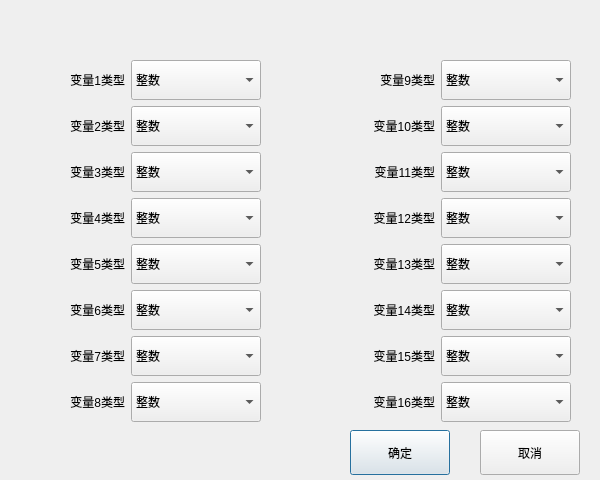
<?xml version="1.0" encoding="UTF-8"?>
<ui version="4.0">
 <class>VarTypeDialog</class>
 <widget class="QDialog" name="VarTypeDialog">
  <property name="windowModality">
   <enum>Qt::NonModal</enum>
  </property>
  <property name="geometry">
   <rect>
    <x>0</x>
    <y>0</y>
    <width>600</width>
    <height>480</height>
   </rect>
  </property>
  <property name="windowTitle">
   <string>Dialog</string>
  </property>
  <widget class="QWidget" name="layoutWidget">
   <property name="geometry">
    <rect>
     <x>320</x>
     <y>60</y>
     <width>251</width>
     <height>369</height>
    </rect>
   </property>
   <layout class="QGridLayout" name="gridLayout2">
    <property name="rightMargin">
     <number>0</number>
    </property>
    <property name="bottomMargin">
     <number>5</number>
    </property>
    <item row="0" column="0">
     <widget class="QLabel" name="label_var9">
      <property name="layoutDirection">
       <enum>Qt::LeftToRight</enum>
      </property>
      <property name="text">
       <string>变量9类型</string>
      </property>
      <property name="alignment">
       <set>Qt::AlignRight|Qt::AlignTrailing|Qt::AlignVCenter</set>
      </property>
     </widget>
    </item>
    <item row="0" column="1">
     <widget class="QComboBox" name="coboxVarType9">
      <property name="minimumSize">
       <size>
        <width>130</width>
        <height>40</height>
       </size>
      </property>
      <property name="font">
       <font>
        <family>SimSun</family>
       </font>
      </property>
      <property name="focusPolicy">
       <enum>Qt::StrongFocus</enum>
      </property>
      <property name="frame">
       <bool>true</bool>
      </property>
      <item>
       <property name="text">
        <string>整数</string>
       </property>
      </item>
      <item>
       <property name="text">
        <string>小数</string>
       </property>
      </item>
     </widget>
    </item>
    <item row="1" column="0">
     <widget class="QLabel" name="label_var10">
      <property name="layoutDirection">
       <enum>Qt::LeftToRight</enum>
      </property>
      <property name="text">
       <string>变量10类型</string>
      </property>
      <property name="alignment">
       <set>Qt::AlignRight|Qt::AlignTrailing|Qt::AlignVCenter</set>
      </property>
     </widget>
    </item>
    <item row="1" column="1">
     <widget class="QComboBox" name="coboxVarType10">
      <property name="minimumSize">
       <size>
        <width>130</width>
        <height>40</height>
       </size>
      </property>
      <property name="font">
       <font>
        <family>SimSun</family>
       </font>
      </property>
      <property name="focusPolicy">
       <enum>Qt::StrongFocus</enum>
      </property>
      <property name="frame">
       <bool>true</bool>
      </property>
      <item>
       <property name="text">
        <string>整数</string>
       </property>
      </item>
      <item>
       <property name="text">
        <string>小数</string>
       </property>
      </item>
     </widget>
    </item>
    <item row="2" column="0">
     <widget class="QLabel" name="label_var11">
      <property name="layoutDirection">
       <enum>Qt::LeftToRight</enum>
      </property>
      <property name="text">
       <string>变量11类型</string>
      </property>
      <property name="alignment">
       <set>Qt::AlignRight|Qt::AlignTrailing|Qt::AlignVCenter</set>
      </property>
     </widget>
    </item>
    <item row="2" column="1">
     <widget class="QComboBox" name="coboxVarType11">
      <property name="minimumSize">
       <size>
        <width>130</width>
        <height>40</height>
       </size>
      </property>
      <property name="font">
       <font>
        <family>SimSun</family>
       </font>
      </property>
      <property name="focusPolicy">
       <enum>Qt::StrongFocus</enum>
      </property>
      <property name="frame">
       <bool>true</bool>
      </property>
      <item>
       <property name="text">
        <string>整数</string>
       </property>
      </item>
      <item>
       <property name="text">
        <string>小数</string>
       </property>
      </item>
     </widget>
    </item>
    <item row="3" column="0">
     <widget class="QLabel" name="label_var12">
      <property name="layoutDirection">
       <enum>Qt::LeftToRight</enum>
      </property>
      <property name="text">
       <string>变量12类型</string>
      </property>
      <property name="alignment">
       <set>Qt::AlignRight|Qt::AlignTrailing|Qt::AlignVCenter</set>
      </property>
     </widget>
    </item>
    <item row="3" column="1">
     <widget class="QComboBox" name="coboxVarType12">
      <property name="minimumSize">
       <size>
        <width>130</width>
        <height>40</height>
       </size>
      </property>
      <property name="font">
       <font>
        <family>SimSun</family>
       </font>
      </property>
      <property name="focusPolicy">
       <enum>Qt::StrongFocus</enum>
      </property>
      <property name="frame">
       <bool>true</bool>
      </property>
      <item>
       <property name="text">
        <string>整数</string>
       </property>
      </item>
      <item>
       <property name="text">
        <string>小数</string>
       </property>
      </item>
     </widget>
    </item>
    <item row="4" column="0">
     <widget class="QLabel" name="label_var13">
      <property name="layoutDirection">
       <enum>Qt::LeftToRight</enum>
      </property>
      <property name="text">
       <string>变量13类型</string>
      </property>
      <property name="alignment">
       <set>Qt::AlignRight|Qt::AlignTrailing|Qt::AlignVCenter</set>
      </property>
     </widget>
    </item>
    <item row="4" column="1">
     <widget class="QComboBox" name="coboxVarType13">
      <property name="minimumSize">
       <size>
        <width>130</width>
        <height>40</height>
       </size>
      </property>
      <property name="font">
       <font>
        <family>SimSun</family>
       </font>
      </property>
      <property name="focusPolicy">
       <enum>Qt::StrongFocus</enum>
      </property>
      <property name="frame">
       <bool>true</bool>
      </property>
      <item>
       <property name="text">
        <string>整数</string>
       </property>
      </item>
      <item>
       <property name="text">
        <string>小数</string>
       </property>
      </item>
     </widget>
    </item>
    <item row="5" column="0">
     <widget class="QLabel" name="label_var14">
      <property name="layoutDirection">
       <enum>Qt::LeftToRight</enum>
      </property>
      <property name="text">
       <string>变量14类型</string>
      </property>
      <property name="alignment">
       <set>Qt::AlignRight|Qt::AlignTrailing|Qt::AlignVCenter</set>
      </property>
     </widget>
    </item>
    <item row="5" column="1">
     <widget class="QComboBox" name="coboxVarType14">
      <property name="minimumSize">
       <size>
        <width>130</width>
        <height>40</height>
       </size>
      </property>
      <property name="font">
       <font>
        <family>SimSun</family>
       </font>
      </property>
      <property name="focusPolicy">
       <enum>Qt::StrongFocus</enum>
      </property>
      <property name="frame">
       <bool>true</bool>
      </property>
      <item>
       <property name="text">
        <string>整数</string>
       </property>
      </item>
      <item>
       <property name="text">
        <string>小数</string>
       </property>
      </item>
     </widget>
    </item>
    <item row="6" column="0">
     <widget class="QLabel" name="label_var15">
      <property name="layoutDirection">
       <enum>Qt::LeftToRight</enum>
      </property>
      <property name="text">
       <string>变量15类型</string>
      </property>
      <property name="alignment">
       <set>Qt::AlignRight|Qt::AlignTrailing|Qt::AlignVCenter</set>
      </property>
     </widget>
    </item>
    <item row="6" column="1">
     <widget class="QComboBox" name="coboxVarType15">
      <property name="minimumSize">
       <size>
        <width>130</width>
        <height>40</height>
       </size>
      </property>
      <property name="font">
       <font>
        <family>SimSun</family>
       </font>
      </property>
      <property name="focusPolicy">
       <enum>Qt::StrongFocus</enum>
      </property>
      <property name="frame">
       <bool>true</bool>
      </property>
      <item>
       <property name="text">
        <string>整数</string>
       </property>
      </item>
      <item>
       <property name="text">
        <string>小数</string>
       </property>
      </item>
     </widget>
    </item>
    <item row="7" column="0">
     <widget class="QLabel" name="label_var16">
      <property name="layoutDirection">
       <enum>Qt::LeftToRight</enum>
      </property>
      <property name="text">
       <string>变量16类型</string>
      </property>
      <property name="alignment">
       <set>Qt::AlignRight|Qt::AlignTrailing|Qt::AlignVCenter</set>
      </property>
     </widget>
    </item>
    <item row="7" column="1">
     <widget class="QComboBox" name="coboxVarType16">
      <property name="minimumSize">
       <size>
        <width>130</width>
        <height>40</height>
       </size>
      </property>
      <property name="font">
       <font>
        <family>SimSun</family>
       </font>
      </property>
      <property name="focusPolicy">
       <enum>Qt::StrongFocus</enum>
      </property>
      <property name="frame">
       <bool>true</bool>
      </property>
      <item>
       <property name="text">
        <string>整数</string>
       </property>
      </item>
      <item>
       <property name="text">
        <string>小数</string>
       </property>
      </item>
     </widget>
    </item>
   </layout>
  </widget>
  <widget class="QPushButton" name="btnOK">
   <property name="geometry">
    <rect>
     <x>350</x>
     <y>430</y>
     <width>100</width>
     <height>45</height>
    </rect>
   </property>
   <property name="text">
    <string>确定</string>
   </property>
  </widget>
  <widget class="QPushButton" name="btnCancel">
   <property name="geometry">
    <rect>
     <x>480</x>
     <y>430</y>
     <width>100</width>
     <height>45</height>
    </rect>
   </property>
   <property name="text">
    <string>取消</string>
   </property>
  </widget>
  <widget class="QWidget" name="layoutWidget">
   <property name="geometry">
    <rect>
     <x>20</x>
     <y>60</y>
     <width>241</width>
     <height>369</height>
    </rect>
   </property>
   <layout class="QGridLayout" name="gridLayout1">
    <property name="rightMargin">
     <number>0</number>
    </property>
    <property name="bottomMargin">
     <number>5</number>
    </property>
    <item row="0" column="0">
     <widget class="QLabel" name="label_var1">
      <property name="layoutDirection">
       <enum>Qt::LeftToRight</enum>
      </property>
      <property name="text">
       <string>变量1类型</string>
      </property>
      <property name="alignment">
       <set>Qt::AlignRight|Qt::AlignTrailing|Qt::AlignVCenter</set>
      </property>
     </widget>
    </item>
    <item row="0" column="1">
     <widget class="QComboBox" name="coboxVarType1">
      <property name="minimumSize">
       <size>
        <width>130</width>
        <height>40</height>
       </size>
      </property>
      <property name="font">
       <font>
        <family>SimSun</family>
       </font>
      </property>
      <property name="cursor">
       <cursorShape>ArrowCursor</cursorShape>
      </property>
      <property name="focusPolicy">
       <enum>Qt::NoFocus</enum>
      </property>
      <property name="contextMenuPolicy">
       <enum>Qt::DefaultContextMenu</enum>
      </property>
      <property name="sizeAdjustPolicy">
       <enum>QComboBox::AdjustToContents</enum>
      </property>
      <property name="frame">
       <bool>true</bool>
      </property>
      <item>
       <property name="text">
        <string>整数</string>
       </property>
      </item>
      <item>
       <property name="text">
        <string>小数</string>
       </property>
      </item>
     </widget>
    </item>
    <item row="1" column="0">
     <widget class="QLabel" name="label_var2">
      <property name="layoutDirection">
       <enum>Qt::LeftToRight</enum>
      </property>
      <property name="text">
       <string>变量2类型</string>
      </property>
      <property name="alignment">
       <set>Qt::AlignRight|Qt::AlignTrailing|Qt::AlignVCenter</set>
      </property>
     </widget>
    </item>
    <item row="1" column="1">
     <widget class="QComboBox" name="coboxVarType2">
      <property name="minimumSize">
       <size>
        <width>130</width>
        <height>40</height>
       </size>
      </property>
      <property name="font">
       <font>
        <family>SimSun</family>
       </font>
      </property>
      <property name="cursor">
       <cursorShape>ArrowCursor</cursorShape>
      </property>
      <property name="focusPolicy">
       <enum>Qt::NoFocus</enum>
      </property>
      <property name="contextMenuPolicy">
       <enum>Qt::DefaultContextMenu</enum>
      </property>
      <property name="sizeAdjustPolicy">
       <enum>QComboBox::AdjustToContents</enum>
      </property>
      <property name="frame">
       <bool>true</bool>
      </property>
      <item>
       <property name="text">
        <string>整数</string>
       </property>
      </item>
      <item>
       <property name="text">
        <string>小数</string>
       </property>
      </item>
     </widget>
    </item>
    <item row="2" column="0">
     <widget class="QLabel" name="label_var3">
      <property name="layoutDirection">
       <enum>Qt::LeftToRight</enum>
      </property>
      <property name="text">
       <string>变量3类型</string>
      </property>
      <property name="alignment">
       <set>Qt::AlignRight|Qt::AlignTrailing|Qt::AlignVCenter</set>
      </property>
     </widget>
    </item>
    <item row="2" column="1">
     <widget class="QComboBox" name="coboxVarType3">
      <property name="minimumSize">
       <size>
        <width>130</width>
        <height>40</height>
       </size>
      </property>
      <property name="font">
       <font>
        <family>SimSun</family>
       </font>
      </property>
      <property name="cursor">
       <cursorShape>ArrowCursor</cursorShape>
      </property>
      <property name="focusPolicy">
       <enum>Qt::NoFocus</enum>
      </property>
      <property name="contextMenuPolicy">
       <enum>Qt::DefaultContextMenu</enum>
      </property>
      <property name="sizeAdjustPolicy">
       <enum>QComboBox::AdjustToContents</enum>
      </property>
      <property name="frame">
       <bool>true</bool>
      </property>
      <item>
       <property name="text">
        <string>整数</string>
       </property>
      </item>
      <item>
       <property name="text">
        <string>小数</string>
       </property>
      </item>
     </widget>
    </item>
    <item row="3" column="0">
     <widget class="QLabel" name="label_var4">
      <property name="layoutDirection">
       <enum>Qt::LeftToRight</enum>
      </property>
      <property name="text">
       <string>变量4类型</string>
      </property>
      <property name="alignment">
       <set>Qt::AlignRight|Qt::AlignTrailing|Qt::AlignVCenter</set>
      </property>
     </widget>
    </item>
    <item row="3" column="1">
     <widget class="QComboBox" name="coboxVarType4">
      <property name="minimumSize">
       <size>
        <width>130</width>
        <height>40</height>
       </size>
      </property>
      <property name="font">
       <font>
        <family>SimSun</family>
       </font>
      </property>
      <property name="cursor">
       <cursorShape>ArrowCursor</cursorShape>
      </property>
      <property name="focusPolicy">
       <enum>Qt::NoFocus</enum>
      </property>
      <property name="contextMenuPolicy">
       <enum>Qt::DefaultContextMenu</enum>
      </property>
      <property name="sizeAdjustPolicy">
       <enum>QComboBox::AdjustToContents</enum>
      </property>
      <property name="frame">
       <bool>true</bool>
      </property>
      <item>
       <property name="text">
        <string>整数</string>
       </property>
      </item>
      <item>
       <property name="text">
        <string>小数</string>
       </property>
      </item>
     </widget>
    </item>
    <item row="4" column="0">
     <widget class="QLabel" name="label_var5">
      <property name="layoutDirection">
       <enum>Qt::LeftToRight</enum>
      </property>
      <property name="text">
       <string>变量5类型</string>
      </property>
      <property name="alignment">
       <set>Qt::AlignRight|Qt::AlignTrailing|Qt::AlignVCenter</set>
      </property>
     </widget>
    </item>
    <item row="4" column="1">
     <widget class="QComboBox" name="coboxVarType5">
      <property name="minimumSize">
       <size>
        <width>130</width>
        <height>40</height>
       </size>
      </property>
      <property name="font">
       <font>
        <family>SimSun</family>
       </font>
      </property>
      <property name="cursor">
       <cursorShape>ArrowCursor</cursorShape>
      </property>
      <property name="focusPolicy">
       <enum>Qt::NoFocus</enum>
      </property>
      <property name="contextMenuPolicy">
       <enum>Qt::DefaultContextMenu</enum>
      </property>
      <property name="sizeAdjustPolicy">
       <enum>QComboBox::AdjustToContents</enum>
      </property>
      <property name="frame">
       <bool>true</bool>
      </property>
      <item>
       <property name="text">
        <string>整数</string>
       </property>
      </item>
      <item>
       <property name="text">
        <string>小数</string>
       </property>
      </item>
     </widget>
    </item>
    <item row="5" column="0">
     <widget class="QLabel" name="label_var6">
      <property name="layoutDirection">
       <enum>Qt::LeftToRight</enum>
      </property>
      <property name="text">
       <string>变量6类型</string>
      </property>
      <property name="alignment">
       <set>Qt::AlignRight|Qt::AlignTrailing|Qt::AlignVCenter</set>
      </property>
     </widget>
    </item>
    <item row="5" column="1">
     <widget class="QComboBox" name="coboxVarType6">
      <property name="minimumSize">
       <size>
        <width>130</width>
        <height>40</height>
       </size>
      </property>
      <property name="font">
       <font>
        <family>SimSun</family>
       </font>
      </property>
      <property name="cursor">
       <cursorShape>ArrowCursor</cursorShape>
      </property>
      <property name="focusPolicy">
       <enum>Qt::NoFocus</enum>
      </property>
      <property name="contextMenuPolicy">
       <enum>Qt::DefaultContextMenu</enum>
      </property>
      <property name="sizeAdjustPolicy">
       <enum>QComboBox::AdjustToContents</enum>
      </property>
      <property name="frame">
       <bool>true</bool>
      </property>
      <item>
       <property name="text">
        <string>整数</string>
       </property>
      </item>
      <item>
       <property name="text">
        <string>小数</string>
       </property>
      </item>
     </widget>
    </item>
    <item row="6" column="0">
     <widget class="QLabel" name="label_var7">
      <property name="layoutDirection">
       <enum>Qt::LeftToRight</enum>
      </property>
      <property name="text">
       <string>变量7类型</string>
      </property>
      <property name="alignment">
       <set>Qt::AlignRight|Qt::AlignTrailing|Qt::AlignVCenter</set>
      </property>
     </widget>
    </item>
    <item row="6" column="1">
     <widget class="QComboBox" name="coboxVarType7">
      <property name="minimumSize">
       <size>
        <width>130</width>
        <height>40</height>
       </size>
      </property>
      <property name="font">
       <font>
        <family>SimSun</family>
       </font>
      </property>
      <property name="cursor">
       <cursorShape>ArrowCursor</cursorShape>
      </property>
      <property name="focusPolicy">
       <enum>Qt::NoFocus</enum>
      </property>
      <property name="contextMenuPolicy">
       <enum>Qt::DefaultContextMenu</enum>
      </property>
      <property name="sizeAdjustPolicy">
       <enum>QComboBox::AdjustToContents</enum>
      </property>
      <property name="frame">
       <bool>true</bool>
      </property>
      <item>
       <property name="text">
        <string>整数</string>
       </property>
      </item>
      <item>
       <property name="text">
        <string>小数</string>
       </property>
      </item>
     </widget>
    </item>
    <item row="7" column="0">
     <widget class="QLabel" name="label_var8">
      <property name="layoutDirection">
       <enum>Qt::LeftToRight</enum>
      </property>
      <property name="text">
       <string>变量8类型</string>
      </property>
      <property name="alignment">
       <set>Qt::AlignRight|Qt::AlignTrailing|Qt::AlignVCenter</set>
      </property>
     </widget>
    </item>
    <item row="7" column="1">
     <widget class="QComboBox" name="coboxVarType8">
      <property name="minimumSize">
       <size>
        <width>130</width>
        <height>40</height>
       </size>
      </property>
      <property name="font">
       <font>
        <family>SimSun</family>
       </font>
      </property>
      <property name="cursor">
       <cursorShape>ArrowCursor</cursorShape>
      </property>
      <property name="focusPolicy">
       <enum>Qt::NoFocus</enum>
      </property>
      <property name="contextMenuPolicy">
       <enum>Qt::DefaultContextMenu</enum>
      </property>
      <property name="sizeAdjustPolicy">
       <enum>QComboBox::AdjustToContents</enum>
      </property>
      <property name="frame">
       <bool>true</bool>
      </property>
      <item>
       <property name="text">
        <string>整数</string>
       </property>
      </item>
      <item>
       <property name="text">
        <string>小数</string>
       </property>
      </item>
     </widget>
    </item>
   </layout>
  </widget>
 </widget>
 <resources/>
 <connections/>
</ui>
